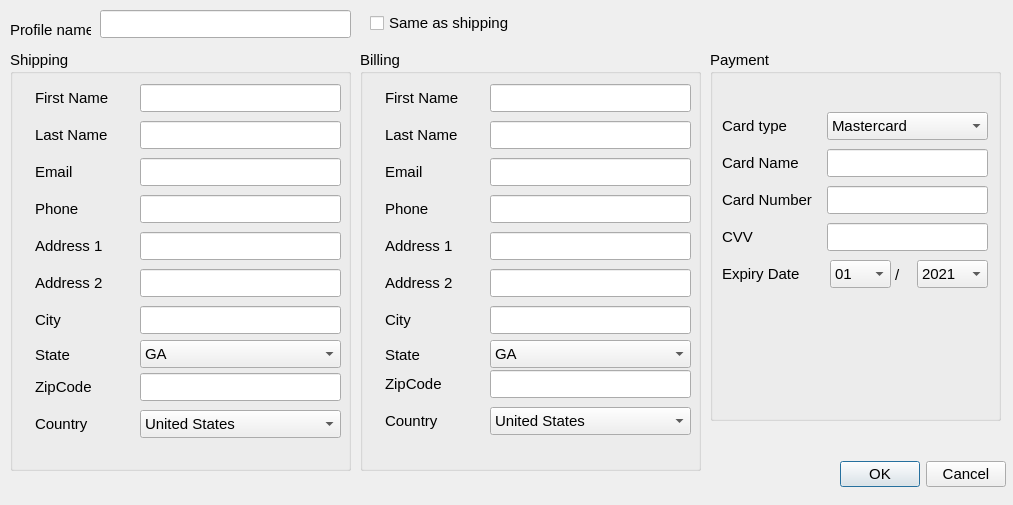
<?xml version="1.0" encoding="UTF-8"?>
<ui version="4.0">
 <class>Dialog</class>
 <widget class="QDialog" name="Dialog">
  <property name="geometry">
   <rect>
    <x>0</x>
    <y>0</y>
    <width>1013</width>
    <height>505</height>
   </rect>
  </property>
  <property name="font">
   <font>
    <pointsize>11</pointsize>
   </font>
  </property>
  <property name="windowTitle">
   <string>Dialog</string>
  </property>
  <widget class="QDialogButtonBox" name="buttonBox">
   <property name="geometry">
    <rect>
     <x>840</x>
     <y>460</y>
     <width>166</width>
     <height>28</height>
    </rect>
   </property>
   <property name="orientation">
    <enum>Qt::Horizontal</enum>
   </property>
   <property name="standardButtons">
    <set>QDialogButtonBox::Cancel|QDialogButtonBox::Ok</set>
   </property>
  </widget>
  <widget class="QGroupBox" name="groupBox">
   <property name="geometry">
    <rect>
     <x>10</x>
     <y>50</y>
     <width>341</width>
     <height>421</height>
    </rect>
   </property>
   <property name="title">
    <string>Shipping</string>
   </property>
   <widget class="QLineEdit" name="txtShippingCity">
    <property name="geometry">
     <rect>
      <x>130</x>
      <y>256</y>
      <width>201</width>
      <height>28</height>
     </rect>
    </property>
    <property name="toolTip">
     <string>&lt;html&gt;&lt;head/&gt;&lt;body&gt;&lt;p&gt;Postcode&lt;/p&gt;&lt;/body&gt;&lt;/html&gt;</string>
    </property>
   </widget>
   <widget class="QLabel" name="label_7">
    <property name="geometry">
     <rect>
      <x>20</x>
      <y>255</y>
      <width>76</width>
      <height>30</height>
     </rect>
    </property>
    <property name="text">
     <string>City</string>
    </property>
    <property name="margin">
     <number>5</number>
    </property>
    <property name="indent">
     <number>5</number>
    </property>
   </widget>
   <widget class="QLabel" name="label_2">
    <property name="geometry">
     <rect>
      <x>20</x>
      <y>70</y>
      <width>101</width>
      <height>30</height>
     </rect>
    </property>
    <property name="text">
     <string>Last Name</string>
    </property>
    <property name="margin">
     <number>5</number>
    </property>
    <property name="indent">
     <number>5</number>
    </property>
   </widget>
   <widget class="QLabel" name="label_3">
    <property name="geometry">
     <rect>
      <x>20</x>
      <y>144</y>
      <width>68</width>
      <height>30</height>
     </rect>
    </property>
    <property name="text">
     <string>Phone</string>
    </property>
    <property name="margin">
     <number>5</number>
    </property>
    <property name="indent">
     <number>5</number>
    </property>
   </widget>
   <widget class="QLabel" name="label_5">
    <property name="geometry">
     <rect>
      <x>20</x>
      <y>218</y>
      <width>91</width>
      <height>30</height>
     </rect>
    </property>
    <property name="text">
     <string>Address 2</string>
    </property>
    <property name="margin">
     <number>5</number>
    </property>
    <property name="indent">
     <number>5</number>
    </property>
   </widget>
   <widget class="QLabel" name="label">
    <property name="enabled">
     <bool>true</bool>
    </property>
    <property name="geometry">
     <rect>
      <x>20</x>
      <y>33</y>
      <width>100</width>
      <height>30</height>
     </rect>
    </property>
    <property name="sizePolicy">
     <sizepolicy hsizetype="Maximum" vsizetype="Preferred">
      <horstretch>0</horstretch>
      <verstretch>0</verstretch>
     </sizepolicy>
    </property>
    <property name="text">
     <string>First Name</string>
    </property>
    <property name="margin">
     <number>5</number>
    </property>
    <property name="indent">
     <number>5</number>
    </property>
   </widget>
   <widget class="QLabel" name="label_16">
    <property name="geometry">
     <rect>
      <x>20</x>
      <y>322</y>
      <width>91</width>
      <height>30</height>
     </rect>
    </property>
    <property name="text">
     <string>ZipCode</string>
    </property>
    <property name="margin">
     <number>5</number>
    </property>
    <property name="indent">
     <number>5</number>
    </property>
   </widget>
   <widget class="QLabel" name="label_8">
    <property name="geometry">
     <rect>
      <x>20</x>
      <y>359</y>
      <width>68</width>
      <height>30</height>
     </rect>
    </property>
    <property name="text">
     <string>Country</string>
    </property>
    <property name="margin">
     <number>5</number>
    </property>
    <property name="indent">
     <number>5</number>
    </property>
   </widget>
   <widget class="QLineEdit" name="txtShippingLastName">
    <property name="geometry">
     <rect>
      <x>130</x>
      <y>71</y>
      <width>201</width>
      <height>28</height>
     </rect>
    </property>
    <property name="toolTip">
     <string>&lt;html&gt;&lt;head/&gt;&lt;body&gt;&lt;p&gt;Email address&lt;/p&gt;&lt;/body&gt;&lt;/html&gt;</string>
    </property>
   </widget>
   <widget class="QLabel" name="label_6">
    <property name="geometry">
     <rect>
      <x>20</x>
      <y>181</y>
      <width>81</width>
      <height>30</height>
     </rect>
    </property>
    <property name="text">
     <string>Address 1</string>
    </property>
    <property name="margin">
     <number>5</number>
    </property>
    <property name="indent">
     <number>5</number>
    </property>
   </widget>
   <widget class="QLineEdit" name="txtShippingAddress2">
    <property name="geometry">
     <rect>
      <x>130</x>
      <y>219</y>
      <width>201</width>
      <height>28</height>
     </rect>
    </property>
    <property name="whatsThis">
     <string>&lt;html&gt;&lt;head/&gt;&lt;body&gt;&lt;p&gt;Your city&lt;/p&gt;&lt;/body&gt;&lt;/html&gt;</string>
    </property>
   </widget>
   <widget class="QLineEdit" name="txtShippingAddress1">
    <property name="geometry">
     <rect>
      <x>130</x>
      <y>182</y>
      <width>201</width>
      <height>28</height>
     </rect>
    </property>
    <property name="toolTip">
     <string>&lt;html&gt;&lt;head/&gt;&lt;body&gt;&lt;p&gt;Address 2&lt;/p&gt;&lt;/body&gt;&lt;/html&gt;</string>
    </property>
   </widget>
   <widget class="QLineEdit" name="txtShippingFirstName">
    <property name="geometry">
     <rect>
      <x>130</x>
      <y>34</y>
      <width>201</width>
      <height>28</height>
     </rect>
    </property>
    <property name="toolTip">
     <string>&lt;html&gt;&lt;head/&gt;&lt;body&gt;&lt;p&gt;Profile name&lt;/p&gt;&lt;/body&gt;&lt;/html&gt;</string>
    </property>
   </widget>
   <widget class="QLineEdit" name="txtsShippingPhone">
    <property name="geometry">
     <rect>
      <x>130</x>
      <y>145</y>
      <width>201</width>
      <height>28</height>
     </rect>
    </property>
    <property name="toolTip">
     <string>&lt;html&gt;&lt;head/&gt;&lt;body&gt;&lt;p&gt;Main address&lt;/p&gt;&lt;/body&gt;&lt;/html&gt;</string>
    </property>
   </widget>
   <widget class="QLabel" name="label_4">
    <property name="geometry">
     <rect>
      <x>20</x>
      <y>107</y>
      <width>56</width>
      <height>30</height>
     </rect>
    </property>
    <property name="text">
     <string>Email</string>
    </property>
    <property name="margin">
     <number>5</number>
    </property>
    <property name="indent">
     <number>5</number>
    </property>
   </widget>
   <widget class="QLineEdit" name="txtShippingEmail">
    <property name="geometry">
     <rect>
      <x>130</x>
      <y>108</y>
      <width>201</width>
      <height>28</height>
     </rect>
    </property>
    <property name="toolTip">
     <string>&lt;html&gt;&lt;head/&gt;&lt;body&gt;&lt;p&gt;Telephone number&lt;/p&gt;&lt;/body&gt;&lt;/html&gt;</string>
    </property>
   </widget>
   <widget class="QLineEdit" name="txtShippingZipcode">
    <property name="geometry">
     <rect>
      <x>130</x>
      <y>323</y>
      <width>201</width>
      <height>28</height>
     </rect>
    </property>
   </widget>
   <widget class="QComboBox" name="cbShippingCountry">
    <property name="geometry">
     <rect>
      <x>130</x>
      <y>360</y>
      <width>201</width>
      <height>28</height>
     </rect>
    </property>
    <item>
     <property name="text">
      <string>United States</string>
     </property>
    </item>
    <item>
     <property name="text">
      <string>Canada</string>
     </property>
    </item>
   </widget>
   <widget class="QLabel" name="label_26">
    <property name="geometry">
     <rect>
      <x>20</x>
      <y>290</y>
      <width>91</width>
      <height>30</height>
     </rect>
    </property>
    <property name="text">
     <string>State</string>
    </property>
    <property name="margin">
     <number>5</number>
    </property>
    <property name="indent">
     <number>5</number>
    </property>
   </widget>
   <widget class="QComboBox" name="cbShippingState">
    <property name="geometry">
     <rect>
      <x>130</x>
      <y>290</y>
      <width>201</width>
      <height>28</height>
     </rect>
    </property>
    <item>
     <property name="text">
      <string>GA</string>
     </property>
    </item>
    <item>
     <property name="text">
      <string>AL</string>
     </property>
    </item>
    <item>
     <property name="text">
      <string>AK</string>
     </property>
    </item>
   </widget>
  </widget>
  <widget class="QGroupBox" name="groupBox_2">
   <property name="geometry">
    <rect>
     <x>710</x>
     <y>50</y>
     <width>291</width>
     <height>371</height>
    </rect>
   </property>
   <property name="title">
    <string>Payment</string>
   </property>
   <widget class="QLineEdit" name="txtCardNumber">
    <property name="geometry">
     <rect>
      <x>117</x>
      <y>136</y>
      <width>161</width>
      <height>28</height>
     </rect>
    </property>
    <property name="toolTip">
     <string>&lt;html&gt;&lt;head/&gt;&lt;body&gt;&lt;p&gt;Card number&lt;/p&gt;&lt;/body&gt;&lt;/html&gt;</string>
    </property>
   </widget>
   <widget class="QLabel" name="label_9">
    <property name="geometry">
     <rect>
      <x>7</x>
      <y>61</y>
      <width>79</width>
      <height>30</height>
     </rect>
    </property>
    <property name="text">
     <string>Card type</string>
    </property>
    <property name="margin">
     <number>5</number>
    </property>
    <property name="indent">
     <number>5</number>
    </property>
   </widget>
   <widget class="QLineEdit" name="txtCvv">
    <property name="geometry">
     <rect>
      <x>117</x>
      <y>173</y>
      <width>161</width>
      <height>28</height>
     </rect>
    </property>
   </widget>
   <widget class="QComboBox" name="cbExpiryMonth">
    <property name="geometry">
     <rect>
      <x>120</x>
      <y>210</y>
      <width>61</width>
      <height>28</height>
     </rect>
    </property>
    <property name="layoutDirection">
     <enum>Qt::LeftToRight</enum>
    </property>
    <property name="autoFillBackground">
     <bool>false</bool>
    </property>
    <item>
     <property name="text">
      <string>01</string>
     </property>
    </item>
    <item>
     <property name="text">
      <string>02</string>
     </property>
    </item>
    <item>
     <property name="text">
      <string>03</string>
     </property>
    </item>
    <item>
     <property name="text">
      <string>04</string>
     </property>
    </item>
    <item>
     <property name="text">
      <string>05</string>
     </property>
    </item>
    <item>
     <property name="text">
      <string>06</string>
     </property>
    </item>
    <item>
     <property name="text">
      <string>07</string>
     </property>
    </item>
    <item>
     <property name="text">
      <string>07</string>
     </property>
    </item>
    <item>
     <property name="text">
      <string>08</string>
     </property>
    </item>
    <item>
     <property name="text">
      <string>09</string>
     </property>
    </item>
    <item>
     <property name="text">
      <string>10</string>
     </property>
    </item>
    <item>
     <property name="text">
      <string>11</string>
     </property>
    </item>
    <item>
     <property name="text">
      <string>12</string>
     </property>
    </item>
   </widget>
   <widget class="QLabel" name="label_12">
    <property name="geometry">
     <rect>
      <x>7</x>
      <y>209</y>
      <width>90</width>
      <height>30</height>
     </rect>
    </property>
    <property name="text">
     <string>Expiry Date</string>
    </property>
    <property name="margin">
     <number>5</number>
    </property>
    <property name="indent">
     <number>5</number>
    </property>
   </widget>
   <widget class="QComboBox" name="cbCardType">
    <property name="geometry">
     <rect>
      <x>117</x>
      <y>62</y>
      <width>161</width>
      <height>28</height>
     </rect>
    </property>
    <property name="toolTip">
     <string>&lt;html&gt;&lt;head/&gt;&lt;body&gt;&lt;p&gt;Card type&lt;/p&gt;&lt;/body&gt;&lt;/html&gt;</string>
    </property>
    <item>
     <property name="text">
      <string>Mastercard</string>
     </property>
    </item>
    <item>
     <property name="text">
      <string>Visa</string>
     </property>
    </item>
    <item>
     <property name="text">
      <string>American Express</string>
     </property>
    </item>
    <item>
     <property name="text">
      <string>Discover</string>
     </property>
    </item>
   </widget>
   <widget class="QLineEdit" name="txtCardName">
    <property name="geometry">
     <rect>
      <x>117</x>
      <y>99</y>
      <width>161</width>
      <height>28</height>
     </rect>
    </property>
   </widget>
   <widget class="QLabel" name="label_15">
    <property name="geometry">
     <rect>
      <x>7</x>
      <y>98</y>
      <width>88</width>
      <height>30</height>
     </rect>
    </property>
    <property name="text">
     <string>Card Name</string>
    </property>
    <property name="margin">
     <number>5</number>
    </property>
    <property name="indent">
     <number>5</number>
    </property>
   </widget>
   <widget class="QLabel" name="label_10">
    <property name="geometry">
     <rect>
      <x>7</x>
      <y>135</y>
      <width>104</width>
      <height>30</height>
     </rect>
    </property>
    <property name="text">
     <string>Card Number</string>
    </property>
    <property name="margin">
     <number>5</number>
    </property>
    <property name="indent">
     <number>5</number>
    </property>
   </widget>
   <widget class="QLabel" name="label_11">
    <property name="geometry">
     <rect>
      <x>7</x>
      <y>172</y>
      <width>44</width>
      <height>30</height>
     </rect>
    </property>
    <property name="text">
     <string>CVV</string>
    </property>
    <property name="margin">
     <number>5</number>
    </property>
    <property name="indent">
     <number>5</number>
    </property>
   </widget>
   <widget class="QComboBox" name="cbExpiryYear">
    <property name="geometry">
     <rect>
      <x>207</x>
      <y>210</y>
      <width>71</width>
      <height>28</height>
     </rect>
    </property>
    <property name="layoutDirection">
     <enum>Qt::LeftToRight</enum>
    </property>
    <property name="autoFillBackground">
     <bool>false</bool>
    </property>
    <item>
     <property name="text">
      <string>2021</string>
     </property>
    </item>
    <item>
     <property name="text">
      <string>2022</string>
     </property>
    </item>
    <item>
     <property name="text">
      <string>2023</string>
     </property>
    </item>
    <item>
     <property name="text">
      <string>2024</string>
     </property>
    </item>
    <item>
     <property name="text">
      <string>2025</string>
     </property>
    </item>
    <item>
     <property name="text">
      <string>2026</string>
     </property>
    </item>
    <item>
     <property name="text">
      <string>2027</string>
     </property>
    </item>
    <item>
     <property name="text">
      <string>2028</string>
     </property>
    </item>
    <item>
     <property name="text">
      <string>2029</string>
     </property>
    </item>
    <item>
     <property name="text">
      <string>2030</string>
     </property>
    </item>
   </widget>
   <widget class="QLabel" name="label_24">
    <property name="geometry">
     <rect>
      <x>180</x>
      <y>209</y>
      <width>31</width>
      <height>31</height>
     </rect>
    </property>
    <property name="text">
     <string>/</string>
    </property>
    <property name="margin">
     <number>5</number>
    </property>
    <property name="indent">
     <number>5</number>
    </property>
   </widget>
  </widget>
  <widget class="QGroupBox" name="groupBox_3">
   <property name="geometry">
    <rect>
     <x>360</x>
     <y>50</y>
     <width>341</width>
     <height>421</height>
    </rect>
   </property>
   <property name="title">
    <string>Billing</string>
   </property>
   <widget class="QLineEdit" name="txtBillingCity">
    <property name="geometry">
     <rect>
      <x>130</x>
      <y>256</y>
      <width>201</width>
      <height>28</height>
     </rect>
    </property>
    <property name="toolTip">
     <string>&lt;html&gt;&lt;head/&gt;&lt;body&gt;&lt;p&gt;Postcode&lt;/p&gt;&lt;/body&gt;&lt;/html&gt;</string>
    </property>
   </widget>
   <widget class="QLabel" name="label_13">
    <property name="geometry">
     <rect>
      <x>20</x>
      <y>255</y>
      <width>76</width>
      <height>30</height>
     </rect>
    </property>
    <property name="text">
     <string>City</string>
    </property>
    <property name="margin">
     <number>5</number>
    </property>
    <property name="indent">
     <number>5</number>
    </property>
   </widget>
   <widget class="QLabel" name="label_14">
    <property name="geometry">
     <rect>
      <x>20</x>
      <y>70</y>
      <width>101</width>
      <height>30</height>
     </rect>
    </property>
    <property name="text">
     <string>Last Name</string>
    </property>
    <property name="margin">
     <number>5</number>
    </property>
    <property name="indent">
     <number>5</number>
    </property>
   </widget>
   <widget class="QLabel" name="label_17">
    <property name="geometry">
     <rect>
      <x>20</x>
      <y>144</y>
      <width>68</width>
      <height>30</height>
     </rect>
    </property>
    <property name="text">
     <string>Phone</string>
    </property>
    <property name="margin">
     <number>5</number>
    </property>
    <property name="indent">
     <number>5</number>
    </property>
   </widget>
   <widget class="QLabel" name="label_18">
    <property name="geometry">
     <rect>
      <x>20</x>
      <y>218</y>
      <width>91</width>
      <height>30</height>
     </rect>
    </property>
    <property name="text">
     <string>Address 2</string>
    </property>
    <property name="margin">
     <number>5</number>
    </property>
    <property name="indent">
     <number>5</number>
    </property>
   </widget>
   <widget class="QLabel" name="label_19">
    <property name="enabled">
     <bool>true</bool>
    </property>
    <property name="geometry">
     <rect>
      <x>20</x>
      <y>33</y>
      <width>100</width>
      <height>30</height>
     </rect>
    </property>
    <property name="sizePolicy">
     <sizepolicy hsizetype="Maximum" vsizetype="Preferred">
      <horstretch>0</horstretch>
      <verstretch>0</verstretch>
     </sizepolicy>
    </property>
    <property name="text">
     <string>First Name</string>
    </property>
    <property name="margin">
     <number>5</number>
    </property>
    <property name="indent">
     <number>5</number>
    </property>
   </widget>
   <widget class="QLabel" name="label_20">
    <property name="geometry">
     <rect>
      <x>20</x>
      <y>319</y>
      <width>91</width>
      <height>30</height>
     </rect>
    </property>
    <property name="text">
     <string>ZipCode</string>
    </property>
    <property name="margin">
     <number>5</number>
    </property>
    <property name="indent">
     <number>5</number>
    </property>
   </widget>
   <widget class="QLabel" name="label_21">
    <property name="geometry">
     <rect>
      <x>20</x>
      <y>356</y>
      <width>68</width>
      <height>30</height>
     </rect>
    </property>
    <property name="text">
     <string>Country</string>
    </property>
    <property name="margin">
     <number>5</number>
    </property>
    <property name="indent">
     <number>5</number>
    </property>
   </widget>
   <widget class="QLineEdit" name="txtBillingLastName">
    <property name="geometry">
     <rect>
      <x>130</x>
      <y>71</y>
      <width>201</width>
      <height>28</height>
     </rect>
    </property>
    <property name="toolTip">
     <string>&lt;html&gt;&lt;head/&gt;&lt;body&gt;&lt;p&gt;Email address&lt;/p&gt;&lt;/body&gt;&lt;/html&gt;</string>
    </property>
   </widget>
   <widget class="QLabel" name="label_22">
    <property name="geometry">
     <rect>
      <x>20</x>
      <y>181</y>
      <width>81</width>
      <height>30</height>
     </rect>
    </property>
    <property name="text">
     <string>Address 1</string>
    </property>
    <property name="margin">
     <number>5</number>
    </property>
    <property name="indent">
     <number>5</number>
    </property>
   </widget>
   <widget class="QLineEdit" name="txtBillingAddress2">
    <property name="geometry">
     <rect>
      <x>130</x>
      <y>219</y>
      <width>201</width>
      <height>28</height>
     </rect>
    </property>
    <property name="whatsThis">
     <string>&lt;html&gt;&lt;head/&gt;&lt;body&gt;&lt;p&gt;Your city&lt;/p&gt;&lt;/body&gt;&lt;/html&gt;</string>
    </property>
   </widget>
   <widget class="QLineEdit" name="txtBillingAddress1">
    <property name="geometry">
     <rect>
      <x>130</x>
      <y>182</y>
      <width>201</width>
      <height>28</height>
     </rect>
    </property>
    <property name="toolTip">
     <string>&lt;html&gt;&lt;head/&gt;&lt;body&gt;&lt;p&gt;Address 2&lt;/p&gt;&lt;/body&gt;&lt;/html&gt;</string>
    </property>
   </widget>
   <widget class="QLineEdit" name="txtBillingFirstName">
    <property name="geometry">
     <rect>
      <x>130</x>
      <y>34</y>
      <width>201</width>
      <height>28</height>
     </rect>
    </property>
    <property name="toolTip">
     <string>&lt;html&gt;&lt;head/&gt;&lt;body&gt;&lt;p&gt;Profile name&lt;/p&gt;&lt;/body&gt;&lt;/html&gt;</string>
    </property>
   </widget>
   <widget class="QLineEdit" name="txtsBillingPhone">
    <property name="geometry">
     <rect>
      <x>130</x>
      <y>145</y>
      <width>201</width>
      <height>28</height>
     </rect>
    </property>
    <property name="toolTip">
     <string>&lt;html&gt;&lt;head/&gt;&lt;body&gt;&lt;p&gt;Main address&lt;/p&gt;&lt;/body&gt;&lt;/html&gt;</string>
    </property>
   </widget>
   <widget class="QLabel" name="label_23">
    <property name="geometry">
     <rect>
      <x>20</x>
      <y>107</y>
      <width>56</width>
      <height>30</height>
     </rect>
    </property>
    <property name="text">
     <string>Email</string>
    </property>
    <property name="margin">
     <number>5</number>
    </property>
    <property name="indent">
     <number>5</number>
    </property>
   </widget>
   <widget class="QLineEdit" name="txtBillingEmail">
    <property name="geometry">
     <rect>
      <x>130</x>
      <y>108</y>
      <width>201</width>
      <height>28</height>
     </rect>
    </property>
    <property name="toolTip">
     <string>&lt;html&gt;&lt;head/&gt;&lt;body&gt;&lt;p&gt;Telephone number&lt;/p&gt;&lt;/body&gt;&lt;/html&gt;</string>
    </property>
   </widget>
   <widget class="QLineEdit" name="txtBillingZipcode">
    <property name="geometry">
     <rect>
      <x>130</x>
      <y>320</y>
      <width>201</width>
      <height>28</height>
     </rect>
    </property>
   </widget>
   <widget class="QComboBox" name="cbBillingCountry">
    <property name="geometry">
     <rect>
      <x>130</x>
      <y>357</y>
      <width>201</width>
      <height>28</height>
     </rect>
    </property>
    <item>
     <property name="text">
      <string>United States</string>
     </property>
    </item>
    <item>
     <property name="text">
      <string>Canada</string>
     </property>
    </item>
   </widget>
   <widget class="QComboBox" name="cbBillingState">
    <property name="geometry">
     <rect>
      <x>130</x>
      <y>290</y>
      <width>201</width>
      <height>28</height>
     </rect>
    </property>
    <item>
     <property name="text">
      <string>GA</string>
     </property>
    </item>
    <item>
     <property name="text">
      <string>AL</string>
     </property>
    </item>
    <item>
     <property name="text">
      <string>AK</string>
     </property>
    </item>
   </widget>
   <widget class="QLabel" name="label_27">
    <property name="geometry">
     <rect>
      <x>20</x>
      <y>290</y>
      <width>91</width>
      <height>30</height>
     </rect>
    </property>
    <property name="text">
     <string>State</string>
    </property>
    <property name="margin">
     <number>5</number>
    </property>
    <property name="indent">
     <number>5</number>
    </property>
   </widget>
  </widget>
  <widget class="QLabel" name="label_25">
   <property name="geometry">
    <rect>
     <x>10</x>
     <y>20</y>
     <width>81</width>
     <height>20</height>
    </rect>
   </property>
   <property name="text">
    <string>Profile name</string>
   </property>
  </widget>
  <widget class="QLineEdit" name="txtProfileName">
   <property name="geometry">
    <rect>
     <x>100</x>
     <y>10</y>
     <width>251</width>
     <height>28</height>
    </rect>
   </property>
  </widget>
  <widget class="QCheckBox" name="cbSameAsShipping">
   <property name="geometry">
    <rect>
     <x>370</x>
     <y>10</y>
     <width>331</width>
     <height>26</height>
    </rect>
   </property>
   <property name="text">
    <string>Same as shipping</string>
   </property>
  </widget>
 </widget>
 <tabstops>
  <tabstop>txtShippingFirstName</tabstop>
  <tabstop>txtShippingLastName</tabstop>
  <tabstop>txtShippingEmail</tabstop>
  <tabstop>txtsShippingPhone</tabstop>
  <tabstop>txtShippingAddress1</tabstop>
  <tabstop>txtShippingAddress2</tabstop>
  <tabstop>txtShippingCity</tabstop>
  <tabstop>txtShippingZipcode</tabstop>
  <tabstop>cbCardType</tabstop>
  <tabstop>txtCardName</tabstop>
  <tabstop>txtCardNumber</tabstop>
  <tabstop>cbExpiryMonth</tabstop>
 </tabstops>
 <resources/>
 <connections>
  <connection>
   <sender>buttonBox</sender>
   <signal>accepted()</signal>
   <receiver>Dialog</receiver>
   <slot>accept()</slot>
   <hints>
    <hint type="sourcelabel">
     <x>248</x>
     <y>254</y>
    </hint>
    <hint type="destinationlabel">
     <x>157</x>
     <y>274</y>
    </hint>
   </hints>
  </connection>
  <connection>
   <sender>buttonBox</sender>
   <signal>rejected()</signal>
   <receiver>Dialog</receiver>
   <slot>reject()</slot>
   <hints>
    <hint type="sourcelabel">
     <x>316</x>
     <y>260</y>
    </hint>
    <hint type="destinationlabel">
     <x>286</x>
     <y>274</y>
    </hint>
   </hints>
  </connection>
 </connections>
</ui>
